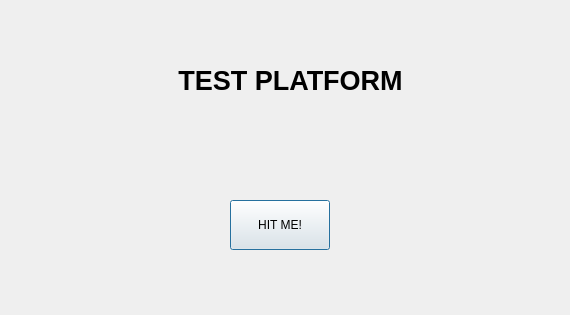
<?xml version="1.0" encoding="UTF-8"?>
<ui version="4.0">
 <class>Dialog</class>
 <widget class="QDialog" name="Dialog">
  <property name="geometry">
   <rect>
    <x>0</x>
    <y>0</y>
    <width>570</width>
    <height>315</height>
   </rect>
  </property>
  <property name="windowTitle">
   <string>Dialog</string>
  </property>
  <widget class="QPushButton" name="HitmeButton">
   <property name="geometry">
    <rect>
     <x>230</x>
     <y>200</y>
     <width>100</width>
     <height>50</height>
    </rect>
   </property>
   <property name="minimumSize">
    <size>
     <width>100</width>
     <height>50</height>
    </size>
   </property>
   <property name="text">
    <string>HIT ME!</string>
   </property>
  </widget>
  <widget class="QLabel" name="label">
   <property name="geometry">
    <rect>
     <x>160</x>
     <y>30</y>
     <width>261</width>
     <height>100</height>
    </rect>
   </property>
   <property name="minimumSize">
    <size>
     <width>100</width>
     <height>100</height>
    </size>
   </property>
   <property name="font">
    <font>
     <pointsize>20</pointsize>
     <weight>75</weight>
     <bold>true</bold>
    </font>
   </property>
   <property name="text">
    <string>TEST PLATFORM</string>
   </property>
   <property name="alignment">
    <set>Qt::AlignCenter</set>
   </property>
  </widget>
 </widget>
 <resources/>
 <connections/>
</ui>
